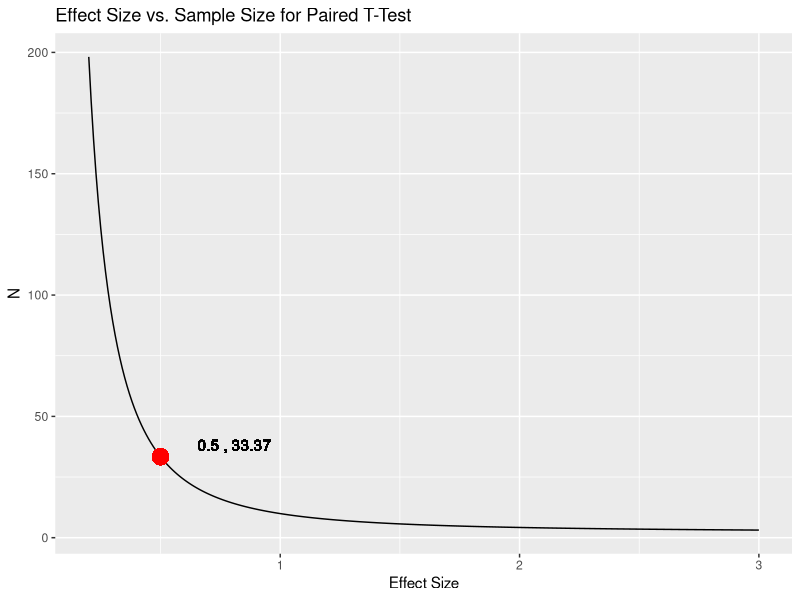

Generate this figure with R:

### Effect Size vs. Sample Size Requirement for T-Test (Difference Between Averages) ###
### Brian Hart ###
### March 20, 2016 ###

### This was significantly borrowed from and inspired by Kim Larson's Stitchfix Multithreaded Blog post:
### http://multithreaded.stitchfix.com/blog/2015/05/26/significant-sample/

library(ggplot2)

# replace 0.5 with desired effect size
# effect size = (mu1 - mu2) / pooled std dev
desired_effect_size = .5

# create vector of effect sizes
effect_sizes <- seq(from = 0.2, to = 3.0, by = 0.01)

# initialize data frame for effect size column and sample size column
ES_and_N <- data.frame(matrix(nrow = length(effect_sizes), ncol = 2))

# ES = effect size; ni = sample size requirement for given effect
names(ES_and_N) <- c("ES", "ni")

# compute sample size requirements for vector of effect sizes
# significance level is set to .05 and power is set to .8
for (i in 1:length(effect_sizes)){
  ES_and_N[i, "ES"] <- effect_sizes[i]
  ES_and_N[i, "ni"] <- power.t.test(sig.level = 0.05, type = "one.sample", d = effect_sizes[i], sd = 1, alternative = 'two.sided', power = 0.8)$n  
}

# plot curve of effect size vs. sample size; mark desired effect with red dot
ggplot(data = ES_and_N, aes(x = ES, y = ni)) + 
  geom_line() + xlab("Effect Size") +   ylab("N") +  
  ggtitle("Effect Size vs. Sample Size for Paired T-Test") +
#  ylim(0, 200) +
  scale_x_continuous() +
  geom_point(data = ES_and_N, aes(x = ES_and_N[ES_and_N$ES == desired_effect_size,]$ES, y = ES_and_N[ES_and_N$ES == desired_effect_size,]$ni), colour = "red", size = 5) +
  geom_text(data = ES_and_N, aes(x = ES_and_N[ES_and_N$ES == desired_effect_size,]$ES, y = ES_and_N[ES_and_N$ES == desired_effect_size,]$ni, label = paste(ES_and_N[ES_and_N$ES == desired_effect_size,]$ES, ",", round(ES_and_N[ES_and_N$ES == desired_effect_size,]$ni, 2)), hjust=-.5, vjust=-.5))

